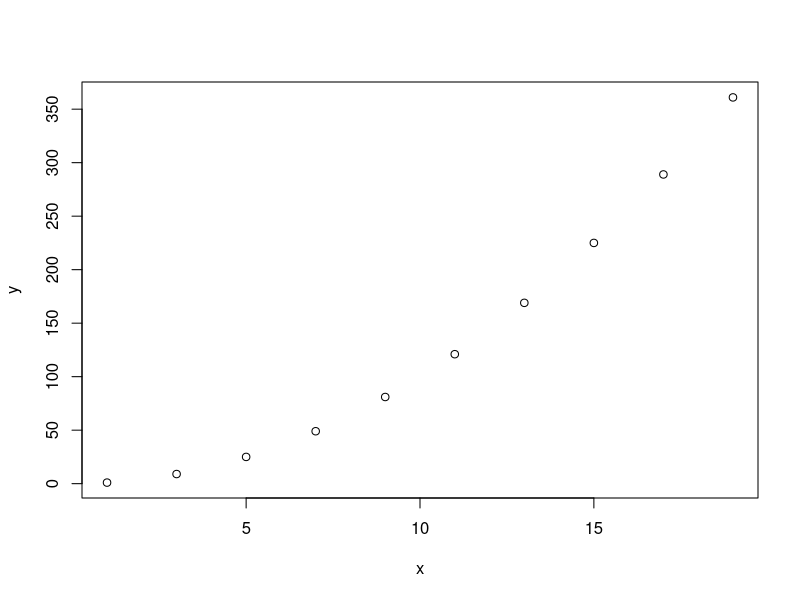

Here is the R script that generated this plot:
## ---- chunk 1
knitr::opts_chunk$set(echo = TRUE)
## ---- chunk 2
x <- seq(1,20,2)
y <- x^2

plot(x,y)
